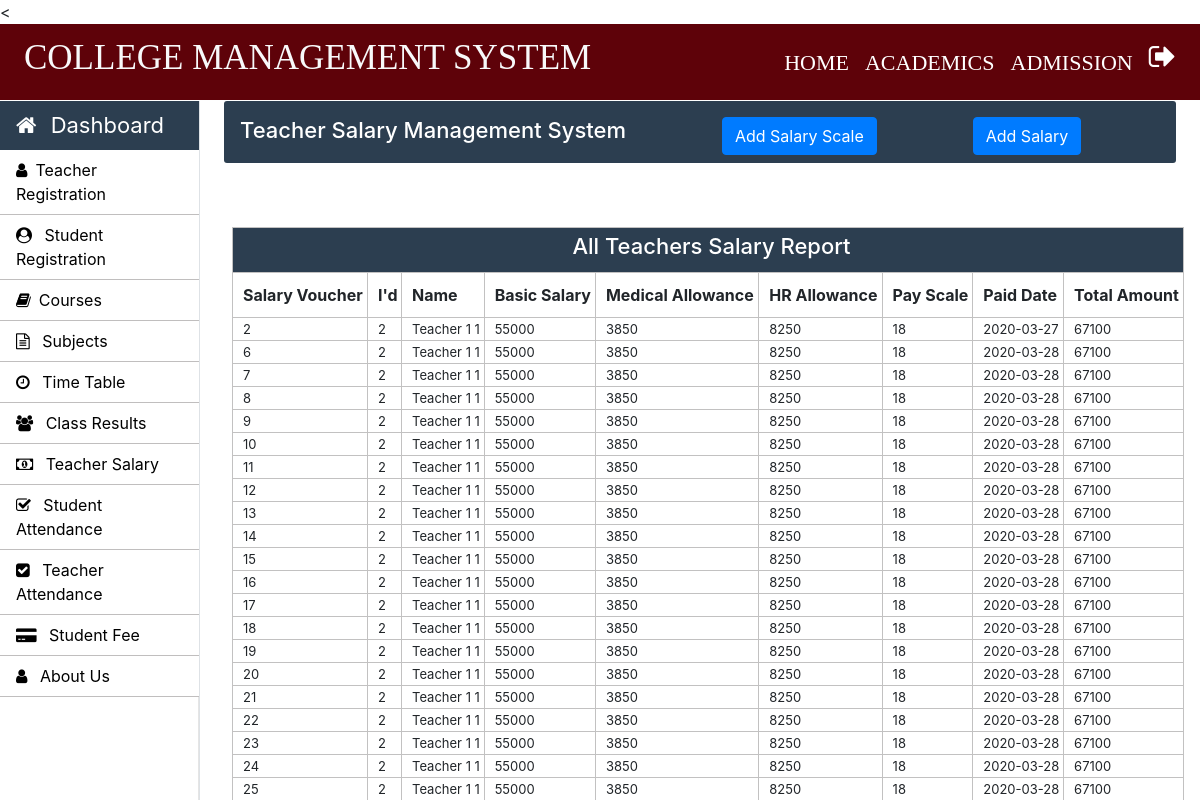
Page /Admin/teacher-salary.php (signed in) on the committed database.
### tables this page shows
CREATE TABLE `teacher_salary_allowances` (
  `teacher_id` int(11) NOT NULL,
  `basic_salary` int(11) NOT NULL,
  `medical_allowance` int(11) NOT NULL,
  `hr_allowance` int(11) NOT NULL,
  `scale` int(11) NOT NULL
);

CREATE TABLE `teacher_salary_report` (
  `salary_id` int(11) NOT NULL,
  `teacher_id` int(11) NOT NULL,
  `total_amount` int(11) NOT NULL,
  `status` varchar(11) NOT NULL,
  `paid_date` timestamp NOT NULL DEFAULT current_timestamp() ON UPDATE current_timestamp()
);

CREATE TABLE `teacher_info` (
  `teacher_id` int(11) NOT NULL,
  `first_name` varchar(30) NOT NULL,
  `middle_name` varchar(30) NOT NULL,
  `last_name` varchar(30) NOT NULL,
  `father_name` varchar(50) NOT NULL,
  `email` varchar(30) NOT NULL,
  `phone_no` varchar(11) NOT NULL,
  `profile_image` blob NOT NULL,
  `teacher_status` varchar(10) NOT NULL,
  `application_status` varchar(10) NOT NULL,
  `cnic` varchar(15) NOT NULL,
  `dob` varchar(15) NOT NULL,
  `other_phone` int(11) NOT NULL,
  `gender` varchar(10) NOT NULL,
  `permanent_address` varchar(100) NOT NULL,
  `current_address` varchar(100) NOT NULL,
  `place_of_birth` varchar(50) NOT NULL,
  `matric_complition_date` varchar(10) NOT NULL,
  `matric_awarded_date` varchar(10) NOT NULL,
  `matric_certificate` varchar(100) NOT NULL,
  `fa_complition_date` varchar(10) NOT NULL,
  `fa_awarded_date` varchar(10) NOT NULL,
  `fa_certificate` varchar(100) NOT NULL,
  `ba_complition_date` varchar(10) NOT NULL,
  `ba_awarded_date` varchar(10) NOT NULL,
  `ba_certificate` varchar(100) NOT NULL,
  `ma_complition_date` varchar(10) NOT NULL,
  `ma_awarded_date` varchar(100) NOT NULL,
  `ma_certificate` varchar(101) NOT NULL,
  `last_qualification` varchar(20) NOT NULL,
  `state` varchar(20) NOT NULL,
  `hire_date` varchar(10) NOT NULL
);

### Admin/teacher-salary.php (the view, shortened to what this page needs)
<?php
		require_once "../connection/connection.php";
	?>
<!doctype html>
<html lang="en">
	<head>
	</head>
	<body>
		<?php include('../common/common-header.php') ?>
		<?php include('../common/admin-sidebar.php') ?>
		<main role="main" class="col-xl-10 col-lg-9 col-md-8 ml-sm-auto px-md-4 w-100">
			<div class="sub-main">
				<div class="text-center d-flex flex-wrap flex-md-nowrap pt-3 pb-2 mb-3 text-white admin-dashboard pl-3">
					<div class="d-flex">
						<h4 class="mr-5">Teacher Salary Management System </h4>
						<button type="button" class="btn btn-primary ml-5 mr-5" data-toggle="modal" data-target=".bd-example-modal-lg">Add Salary Scale</button>
						<button type="button" class="btn btn-primary ml-5" data-toggle="modal" data-target=".add_salary">Add Salary</button>
					</div>
				</div>
				<div class="row">
					<div class="col-md-12 ml-2">
						<section class=" mt-3">
							<div class="row">
								<div class="col-md-8"></div>
								<div class="col-md-3 ml-5 ">
									<div class="col-md-12 pt-3 ml-5">
									</div>
								</div>
							</div>
							<div class="row">
								<div class="col-md-8"></div>
								<div class="col-md-3 ml-5 ">
									<div class="col-md-12 pt-3 ml-5">
									</div>
								</div>
							</div>
							<div class="row">
								<div class="col-md-12">
									<table class="w-100 table-elements table-three-tr" cellpadding="3">
										<tr class="table-tr-head table-three text-white">
											<td colspan="9" class=" text-center text-white"><h4>All Teachers Salary Report</h4></td>
										</tr>
										<tr class="table-tr-head">
											<th>Salary Voucher</th>
											<th>I'd</th>
											<th>Name</th>
											<th>Basic Salary</th>
											<th>Medical Allowance</th>
											<th>HR Allowance</th>
											<th>Pay Scale</th>
											<th>Paid Date</th>
											<th>Total Amount</th>
										</tr>
										<?php
											$query="select tsr.teacher_id,ti.first_name,middle_name,last_name,salary_id,basic_salary,medical_allowance,hr_allowance,scale,Date(paid_date) as paid_date,total_amount from teacher_salary_allowances tsa inner join teacher_salary_report tsr on tsa.teacher_id=tsr.teacher_id inner join teacher_info ti on ti.teacher_id=tsr.teacher_id";
											$run=mysqli_query($con,$query);
											while ($row=mysqli_fetch_array($run)) { ?>
												<tr>
													<td><?php echo $row['salary_id'] ?></td>
													<td><?php echo $row['teacher_id'] ?></td>
													<td><?php echo $row["first_name"]." ".$row["middle_name"]." ".$row["last_name"] ?></td>
													<td><?php echo $row['basic_salary'] ?></td>
													<td><?php echo ($row['basic_salary']*$row['medical_allowance']/100) ?></td>
													<td><?php echo ($row['basic_salary']*$row['hr_allowance']/100) ?></td>
													<td><?php echo $row['scale'] ?></td>
													<td><?php echo $row['paid_date'] ?></td>
													<td><?php echo $row['total_amount'] ?></td>
												</tr>
											<?php
											}
										?>
									</table>
								</div>
							</div>
						</section>
					</div>
				</div>
			</div>
		</main>
	</body>
</html>

### Css/style.css (style rules this page uses)
h4 { font-size: 22px; }
.admin-dashboard { margin-top: 1px !important; background: #2c3e50 !important; border-radius: 3px; }
.table-elements tr, td, th { font-size: 13px; border: 1px solid rgb(194, 193, 193); padding-left: 10px !important; }
.table-three { background: #2c3e50 !important; }
.table-tr-head { height: 45px !important; padding: 10px !important; margin-top: 5px !important; }
.table-font-for-transcript td, th { font-size: 16px !important; }

### rows in the picture
teacher_salary_allowances: teacher_salary_report.salary_id "2", teacher_salary_report.teacher_id "2", teacher_info.first_name "Teacher", teacher_info.middle_name "1", teacher_info.last_name "1", basic_salary "55000", $row['basic_salary']*$row['medical_allowance']/100 "3850", $row['basic_salary']*$row['hr_allowance']/100 "8250", scale "18", paid_date "2020-03-27", teacher_salary_report.total_amount "67100", teacher_salary_report.salary_id "6", paid_date "2020-03-28", teacher_salary_report.salary_id "7", teacher_salary_report.salary_id "8", teacher_salary_report.salary_id "9", teacher_salary_report.salary_id "10", teacher_salary_report.salary_id "11", teacher_salary_report.salary_id "12", teacher_salary_report.salary_id "13", teacher_salary_report.salary_id "14", teacher_salary_report.salary_id "15", teacher_salary_report.salary_id "16", teacher_salary_report.salary_id "17", teacher_salary_report.salary_id "18", teacher_salary_report.salary_id "19", teacher_salary_report.salary_id "20", teacher_salary_report.salary_id "21", teacher_salary_report.salary_id "22", teacher_salary_report.salary_id "23", teacher_salary_report.salary_id "24", teacher_salary_report.salary_id "25"
